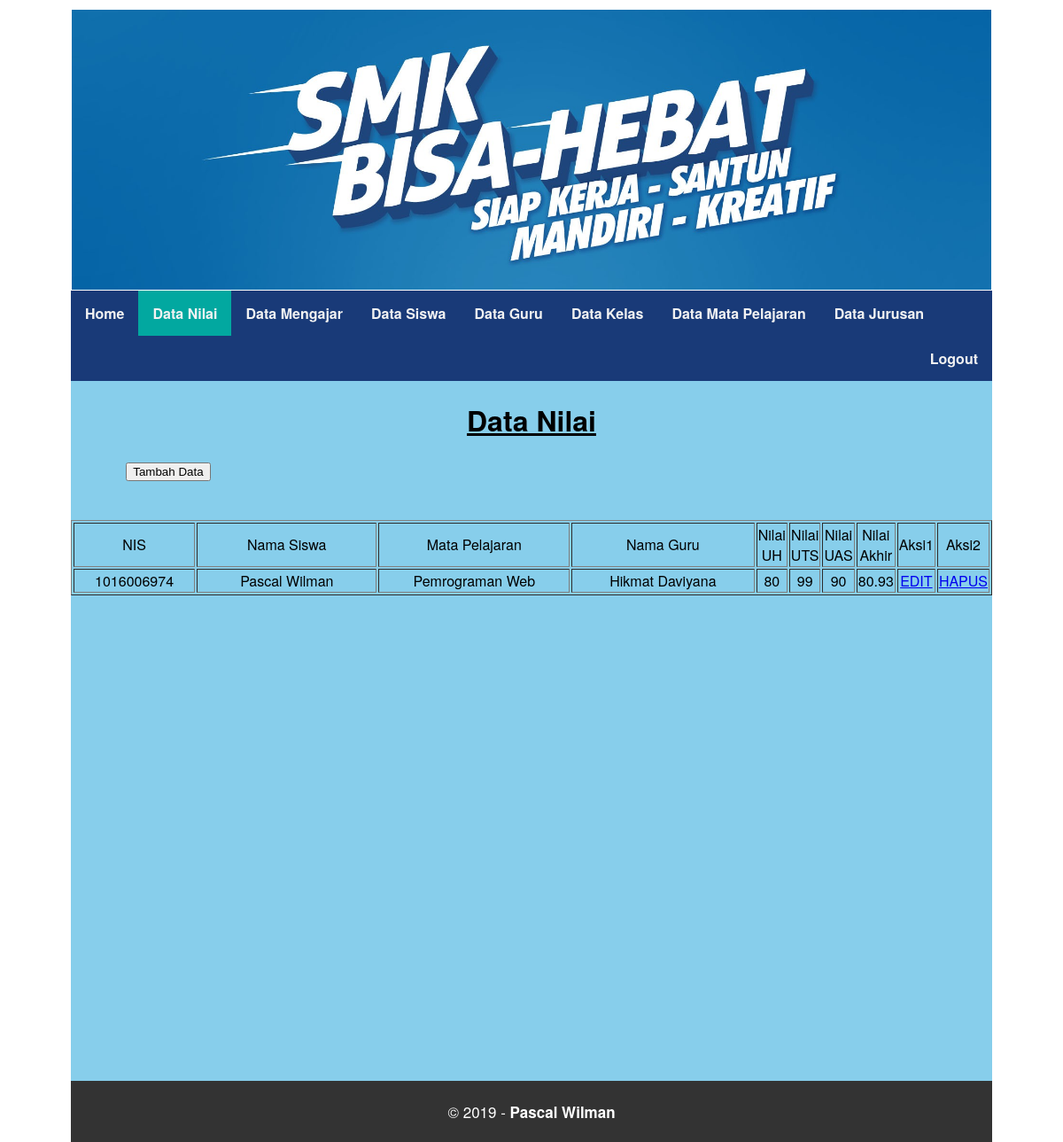
/guru/data_nilai.php (signed in), run on the app's committed database.
### tables this page shows
CREATE TABLE `nilai` (
  `id_nilai` int(3) NOT NULL,
  `id_mengajar` int(3) NOT NULL,
  `nis` varchar(10) NOT NULL,
  `uh` double NOT NULL,
  `uts` double NOT NULL,
  `uas` double NOT NULL,
  `na` double NOT NULL
);

CREATE TABLE `siswa` (
  `nis` varchar(10) NOT NULL,
  `nama_siswa` varchar(100) NOT NULL,
  `jk` enum('L','P') NOT NULL,
  `alamat` text NOT NULL,
  `id_kelas` int(3) NOT NULL,
  `password` varchar(100) NOT NULL
);

CREATE TABLE `mapel` (
  `id_mapel` int(3) NOT NULL,
  `nama_mapel` varchar(100) NOT NULL
);

CREATE TABLE `guru` (
  `nip` varchar(18) NOT NULL,
  `nama_guru` varchar(100) NOT NULL,
  `jk` enum('L','P') NOT NULL,
  `alamat` text NOT NULL,
  `password` varchar(100) NOT NULL
);

### guru/data_nilai.php (the view, shortened to what this page needs)
<html>
<head>
	 <link rel="stylesheet" href="css/style.css">
</head>
<body>
<div class="header">
	<img src="../gambar/header.jpg" width="100%" height="40%">
</div>
<div class="menu">
  <b>
	<a href="index.php">Home</a>
	<a href="data_nilai.php" class="active">Data Nilai</a>
	<a href="data_mengajar.php">Data Mengajar</a>
	<a href="data_siswa.php">Data Siswa</a>
	<a href="data_guru.php">Data Guru</a>
	<a href="data_kelas.php">Data Kelas</a>
	<a href="data_mapel.php">Data Mata Pelajaran</a>
	<a href="data_jurusan.php">Data Jurusan</a>
	<a href="logout.php" style="float: right;">Logout</a>
</b>
</div>
<div class="kanan">
	<center>
	<h1><u>Data Nilai</u></h1>
	</center>
	&nbsp;&nbsp;&nbsp;&nbsp;&nbsp;&nbsp;&nbsp;&nbsp;&nbsp;&nbsp;&nbsp;&nbsp;&nbsp;&nbsp;<a href="tambah_nilai.php"><input type="submit" value="Tambah Data"></a><p>
	<center>
	<table border="1">
	<tr>
		<td align="center" width="15%">NIS</td>
		<td align="center" width="25%">Nama Siswa</td>
		<td align="center" width="25%">Mata Pelajaran</td>
		<td align="center" width="25%">Nama Guru</td>
		<td align="center">Nilai UH</td>
		<td align="center">Nilai UTS</td>
		<td align="center">Nilai UAS</td>
		<td align="center">Nilai Akhir</td>
		<td align="center">Aksi1</td>
		<td align="center">Aksi2</td>
	</tr>
	<?php
	include "../koneksi.php";
		$nip = $_SESSION['nip'];
	$query = "SELECT a.id_nilai,a.nis,g.nama_siswa,e.nama_kelas,c.nama_guru,d.nama_mapel,f.nama_jurusan,a.uh,a.uts,a.uas,a.na  FROM nilai a LEFT JOIN mengajar b on a.id_mengajar = b.id_mengajar LEFT JOIN guru c on b.nip = c.nip LEFT JOIN  mapel d on b.id_mapel = d.id_mapel LEFT JOIN  kelas e on b.id_kelas = e.id_kelas LEFT JOIN jurusan f on e.id_jurusan = f.id_jurusan LEFT JOIN siswa g on a.nis = g.nis where b.nip = '$nip' ";
	$sql = mysqli_query($con, $query);
	while ($data=mysqli_fetch_array($sql)) {
		$nis = $data['nis'];
		$nama_siswa = $data['nama_siswa'];
		$nama_mapel = $data['nama_mapel'];
		$uh = $data['uh'];
		$uts = $data['uts'];
		$uas = $data['uas'];
		$na = $data['na'];
		$nama_guru = $data['nama_guru'];
		$nilai_akhir = round($na,2);
		$id_nilai = $data['id_nilai'];
	?>
	<tr>
		<td align="center"><?php echo $nis; ?></td>
		<td align="center"><?php echo $nama_siswa; ?></td>
		<td align="center"><?php echo $nama_mapel; ?></td>
		<td align="center"><?php echo $nama_guru; ?></td>
		<td align="center"><?php echo $uh; ?></td>
		<td align="center"><?php echo $uts; ?></td>
		<td align="center"><?php echo $uas; ?></td>
		<td align="center"><?php echo $nilai_akhir; ?></td>
		<td align="center"><a href="edit_nilai.php?id_nilai=<?php echo $id_nilai ?>"> EDIT</a></td>
		<td align="center"><a href="proses/hapus_nilai.php?id_nilai=<?php echo $id_nilai ?>">HAPUS</a></td>
	</tr>
	<?php
	}
	?>
	</table>
</center>
</div>
<div class="footer">
	<p>&copy; 2019 - <strong>Pascal Wilman</strong></p>
</div>
</body>
</html>

### guru/css/style.css (style rules this page uses)
body { font-family: Gotham, Helvetica Neue, Helvetica, Arial," sans-serif"; margin: auto; padding-left: 80px; padding-right: 80px; padding-top: 10px; }
.header { padding: 1px; }
.menu { overflow: hidden; background-color: #193a78; }
.menu a { float: left; display: block; color: #f2f2f2; text-align: center; padding: 14px 16px; text-decoration: none; }
.active { background-color: #02A8A0; }
.kanan { float: left; background-color: skyblue; width: 100%; height: 100%; background-size: cover; }
.footer { background-color: #333; float: left; width: 100%; color: white; text-align: center; font-family: Gotham, Helvetica Neue, Helvetica, Arial," sans-serif"; }
p { padding: 5px; font-family: Gotham, Helvetica Neue, Helvetica, Arial," sans-serif"; font-size: 17px; }

### data on the page
nilai: nis "1016006974", nis.nama_siswa "Pascal Wilman", mapel.nama_mapel "Pemrograman Web", guru.nama_guru "Hikmat Daviyana", uh "80", uts "99", uas "90", na "80.93"
